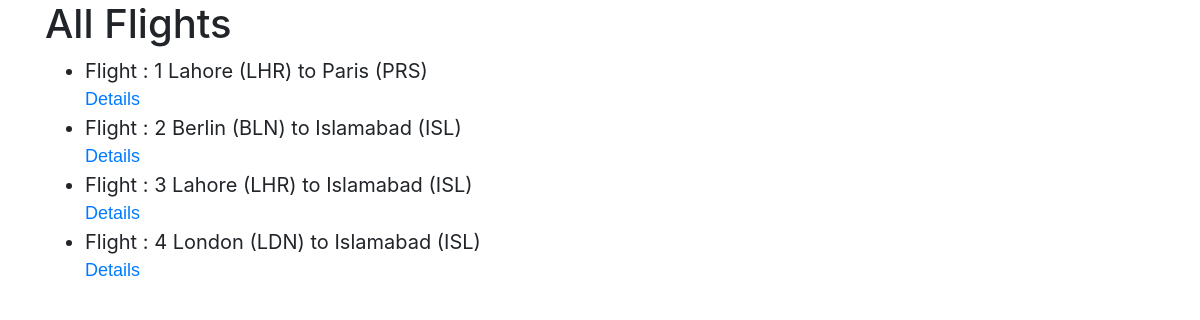
The app's page /flights/ with its own data.
### flights/models.py (models this page shows, shortened)
class Flight(models.Model):
	origin = models.ForeignKey(Airport, on_delete=models.CASCADE, related_name="departures")
	destination = models.ForeignKey(Airport, on_delete=models.CASCADE, related_name="arrivals")
	duration = models.IntegerField()
	def __str__(self):
		return f"Flight : {self.id} {self.origin} to {self.destination}"

class Airport(models.Model):
	city = models.CharField(max_length=255)
	code = models.CharField(max_length=3)
	def __str__(self):
		return f"{self.city} ({self.code})"

### flights/views.py (the view)
# urls.py: path('', views.index, name='index'),
def index(request):
	context = {
			"Allflights": Flight.objects.all(),
	}
	return render(request, "flights/index.html", context)

### flights/templates/flights/index.html
{% extends 'flights/master.html' %}
{% block body %}
	<h1>All Flights</h1>
	<ul>
		{% for flight in Allflights %}
			<li>{{ flight }}</li>
			<a href="{% url 'flights:flight' flight.id %}">Details</a>
			{% empty %}
			<li> No flights. </li>
		{% endfor %}
	</ul>
{% endblock %}

### flights/static/flights/styles.css (style rules this page uses)
h1 { font-family: sans-serif; }
li { font-size: 20px; }
a { font-size: 18px; font-family: sans-serif; }

### records on screen
Flight: id+origin+destination "Flight : 1 Lahore (LHR) to Paris (PRS)"
Flight: id+origin+destination "Flight : 2 Berlin (BLN) to Islamabad (ISL)"
Flight: id+origin+destination "Flight : 3 Lahore (LHR) to Islamabad (ISL)"
Flight: id+origin+destination "Flight : 4 London (LDN) to Islamabad (ISL)"
